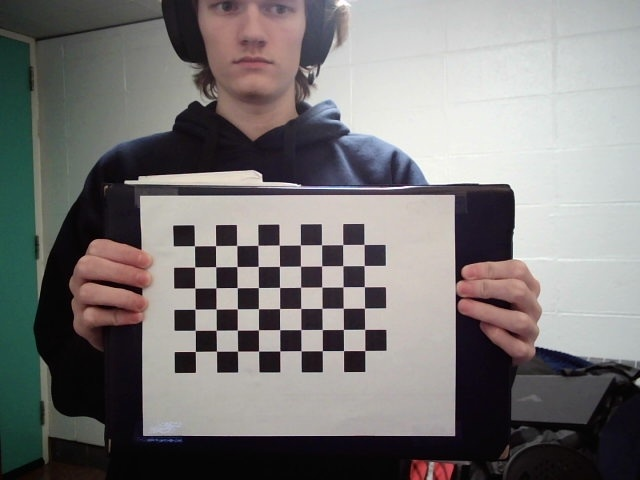
#> input picture ar_detection/camera_calibration/images/cal_image_0.jpg, 640 x 480 px; its folder holds only this picture in this run
$ python process.py
#> lines starting #> are read from the running program, lines starting #| are printed output that depends on the picture; after the words box and inside, x2 and y2 are one past the last pixel; in counts of white or black regions, pixels touching at a corner belong together; long printed decimals are rounded
import numpy as np
import cv2
import glob

cb_width = 9
cb_height = 6
cb_square_size = 18.8

# termination criteria
criteria = (cv2.TERM_CRITERIA_EPS + cv2.TERM_CRITERIA_MAX_ITER, 30, 0.001)

# prepare object points, like (0,0,0), (1,0,0), (2,0,0) ....,(6,5,0)
cb_3D_points = np.zeros((cb_width*cb_height, 3), np.float32)
cb_3D_points[:, :2] = np.mgrid[0:cb_width, 0:cb_height].T.reshape(-1, 2) * cb_square_size

# Arrays to store object points and image points from all the images.
list_cb_3D_points = [] # 3d point in real world space
list_cb_2D_img_points = [] # 2d points in image plane.

list_images = glob.glob('./ar_detection/camera_calibration/images/*.jpg')

for frame_name in list_images:
    img = cv2.imread(frame_name)
#> img is the input picture: shape (480, 640, 3); mean B, G, R 119, 119.7, 122.2
    gray = cv2.cvtColor(img, cv2.COLOR_BGR2GRAY)
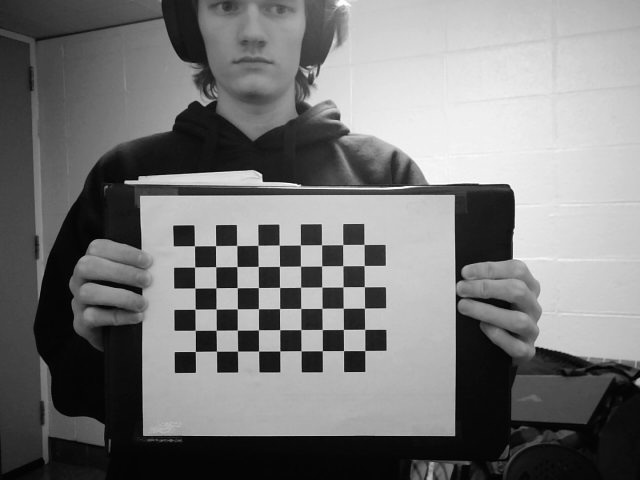
#> gray: shape (480, 640); min 0, max 255, mean 120.3

    # Find the chess board corners
    ret, corners = cv2.findChessboardCorners(gray, (cb_width, cb_height), None)
#> ret = True; corners = 54 rows, first 8: [194.5, 245.8], [215.7, 245.7], [236.7, 245.5], [257.9, 245.2], [279.2, 245.1], [300.3, 245], [321.6, 244.8], [342.8, 244.6]

    # If found, add object points, image points (after refining them)
    if ret == True:
        list_cb_3D_points.append(cb_3D_points)

        corners2 = cv2.cornerSubPix(gray, corners, (11, 11), (-1, -1), criteria)
#> corners2 = 54 rows, first 8: [194.5, 245.8], [215.6, 245.7], [236.7, 245.5], [257.9, 245.3], [279.3, 245.1], [300.4, 244.9], [321.6, 244.7], [342.7, 244.6]
        list_cb_2D_img_points.append(corners2)

        # Draw and display the corners
        cv2.drawChessboardCorners(img, (cb_width, cb_height), corners2, ret)
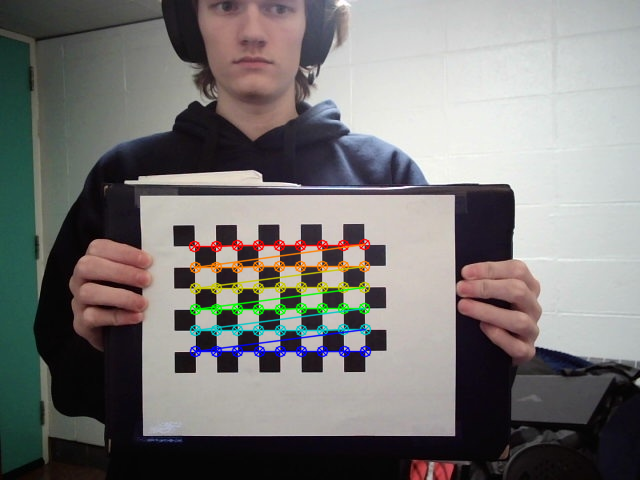
#> img: shape (480, 640, 3); 3.09% of pixels changed, all inside (x1, y1, x2, y2) = (188, 238, 372, 358)
        cv2.imshow('img', img)
        cv2.waitKey(500)
cv2.destroyAllWindows()

ret, mtx, dist, rvecs, tvecs = cv2.calibrateCamera(list_cb_3D_points, list_cb_2D_img_points, gray.shape[::-1], None, None)
#> ret = 0.113; mtx = [[13488.7, 0, 319.5], [0, 13498.5, 239.7], [0, 0, 1]]; dist = [[15.84, 0.00754, -0.0806, 0.141, 1.16e-06]]; rvecs = ([-0.0769, 0.0307, -0.00727],); tvecs = ([-111, 5.45, 11945.3],)

print("Camera matrix :")
print(mtx)
#| [[1.34887417e+04 0.00000000e+00 3.19534887e+02]
#|  [0.00000000e+00 1.34984746e+04 2.39686197e+02]
#|  [0.00000000e+00 0.00000000e+00 1.00000000e+00]]
print("Distortion matrix :")
print(dist)
#| [[ 1.58372932e+01  7.54300936e-03 -8.05879185e-02  1.40815966e-01
#|    1.16253500e-06]]

with open('./ar_detection/camera_calibration/camera_cal.npz', 'wb') as f:
    np.savez(f, mtx=mtx, dist=dist)

$ run again, on ar_detection/camera_calibration/images/cal_image_16.jpg
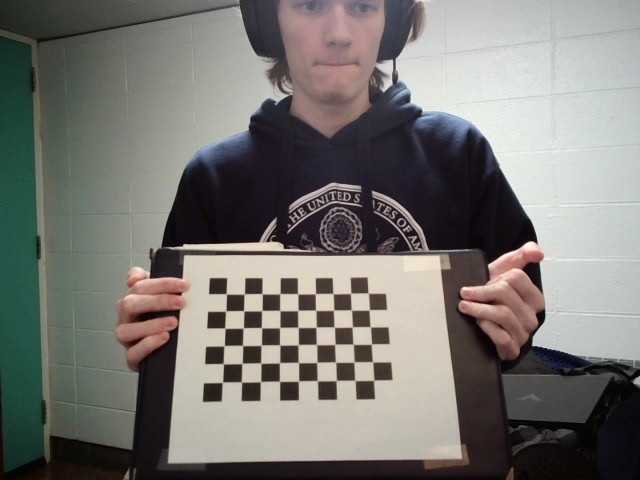
#> input picture ar_detection/camera_calibration/images/cal_image_16.jpg, 640 x 480 px
#> img is the input picture: shape (480, 640, 3); mean B, G, R 114.5, 118.5, 120.3
#> `gray = cv2.cvtColor(img, cv2.COLOR_BGR2GRAY)`:
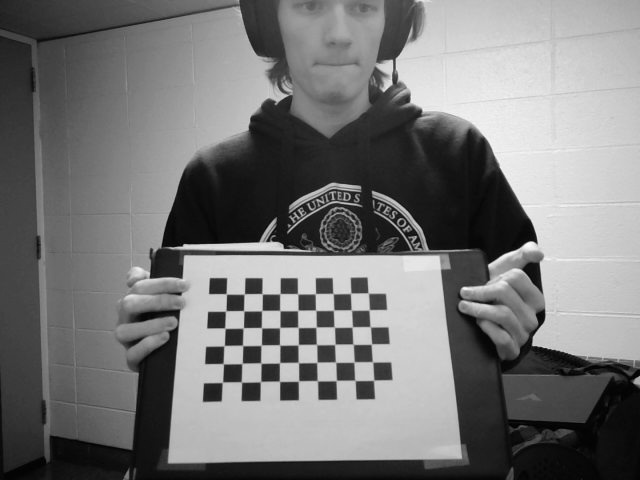
#> gray: shape (480, 640); min 0, max 254, mean 118.6
#> `ret, corners = cv2.findChessboardCorners(gray, (cb_width, cb_height), ..`: ret = True; corners = 54 rows, first 8: [226.3, 293.9], [244.3, 293.9], [262.2, 293.9], [279.8, 293.7], [297.6, 293.8], [315.3, 293.7], [333, 293.5], [350.7, 293.1]
#> corners2 = 54 rows, first 8: [226.4, 293.8], [244.2, 294], [262.1, 293.7], [279.9, 293.8], [297.7, 293.8], [315.4, 293.7], [333.1, 293.6], [350.6, 293.3]
#> `cv2.drawChessboardCorners(img, (cb_width, cb_height), corners2, ret)`:
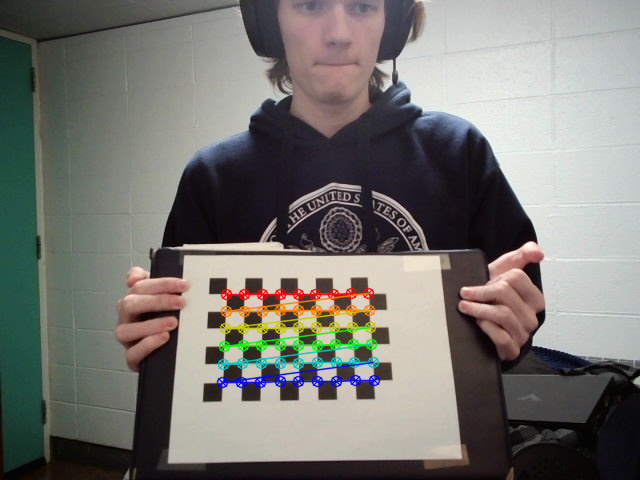
#> img: shape (480, 640, 3); 2.8% of pixels changed, all inside (x1, y1, x2, y2) = (216, 287, 381, 389)
#> `ret, mtx, dist, rvecs, tvecs = cv2.calibrateCamera(list_cb_3D_points, ..`: ret = 0.108; mtx = [[680.9, 0, 339.7], [0, 692.7, 257.6], [0, 0, 1]]; dist = [[-0.112, 6.47, -0.0109, 0.0136, -50.99]]; rvecs = ([-0.479, -0.064, -0.0206],); tvecs = ([-119.6, 38.07, 713.6],)
#| [[680.858   0.         339.660]
#|  [  0.         692.707 257.558]
#|  [  0.           0.           1.        ]]
#| [[-1.12393980e-01  6.46686398e+00 -1.08648867e-02  1.35504742e-02
#|   -5.09898703e+01]]

$ run again, on ar_detection/camera_calibration/images/cal_image_18.jpg
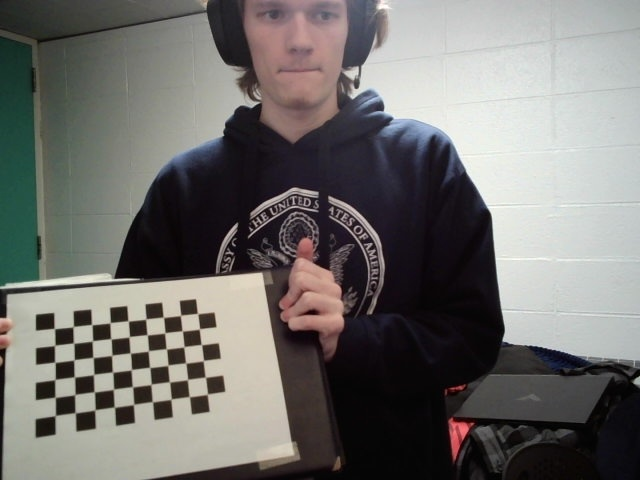
#> input picture ar_detection/camera_calibration/images/cal_image_18.jpg, 640 x 480 px
#> img is the input picture: shape (480, 640, 3); mean B, G, R 108.9, 111.6, 113.2
#> `gray = cv2.cvtColor(img, cv2.COLOR_BGR2GRAY)`:
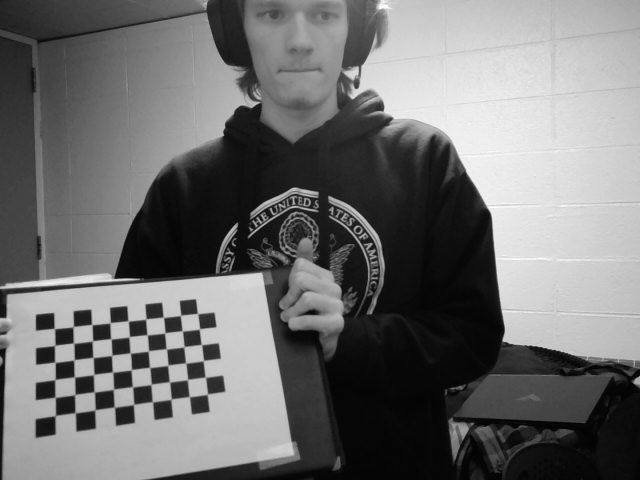
#> gray: shape (480, 640); min 0, max 254, mean 111.8
#> `ret, corners = cv2.findChessboardCorners(gray, (cb_width, cb_height), ..`: ret = True; corners = 54 rows, first 8: [54.36, 328.6], [73.23, 326.6], [91.77, 324.6], [110, 322.8], [128.2, 320.9], [145.8, 318.9], [163.4, 317.3], [180.6, 315.4]
#> corners2 = 54 rows, first 8: [54.41, 328.5], [73.21, 326.7], [91.76, 324.6], [110.1, 322.8], [128.2, 320.9], [145.8, 319.1], [163.4, 317.3], [180.5, 315.4]
#> `cv2.drawChessboardCorners(img, (cb_width, cb_height), corners2, ret)`:
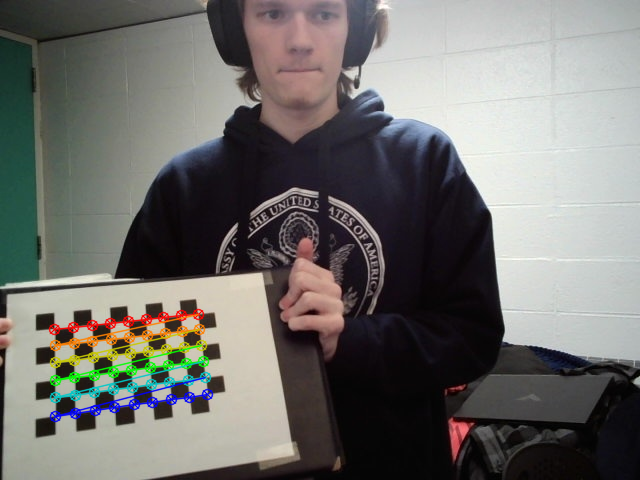
#> img: shape (480, 640, 3); 2.8% of pixels changed, all inside (x1, y1, x2, y2) = (48, 308, 214, 423)
#> `ret, mtx, dist, rvecs, tvecs = cv2.calibrateCamera(list_cb_3D_points, ..`: ret = 0.0993; mtx = [[623.4, 0, 326.9], [0, 590, 234], [0, 0, 1]]; dist = [[-0.0575, 0.361, 0.00221, 0.0158, -0.57]]; rvecs = ([-0.454, -0.26, -0.14],); tvecs = ([-288.2, 104.8, 644.6],)
#| [[623.373   0.         326.880]
#|  [  0.         590.007 233.993]
#|  [  0.           0.           1.        ]]
#| [[-0.0575   0.3608  0.002207  0.01585 -0.5704]]

$ run again, on ar_detection/camera_calibration/images/cal_image_20.jpg
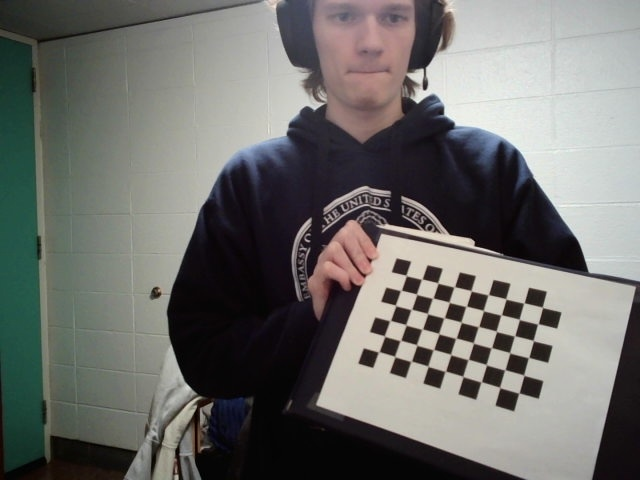
#> input picture ar_detection/camera_calibration/images/cal_image_20.jpg, 640 x 480 px
#> img is the input picture: shape (480, 640, 3); mean B, G, R 107.3, 110.4, 110.3
#> `gray = cv2.cvtColor(img, cv2.COLOR_BGR2GRAY)`:
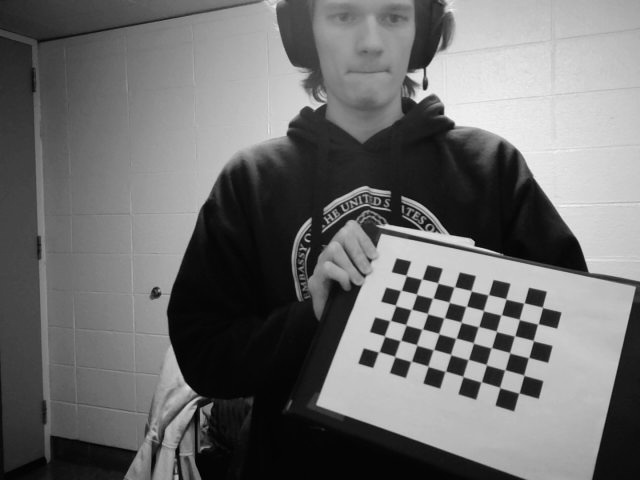
#> gray: shape (480, 640); min 0, max 250, mean 110
#> `ret, corners = cv2.findChessboardCorners(gray, (cb_width, cb_height), ..`: ret = True; corners = 54 rows, first 8: [406, 275.4], [421.7, 279.2], [437.9, 283.1], [454.4, 286.7], [471.2, 290.8], [488.5, 294.6], [506, 299], [523.8, 303.1]
#> corners2 = 54 rows, first 8: [406.1, 275.5], [421.8, 279.1], [437.8, 283], [454.3, 286.8], [471.2, 290.8], [488.2, 294.7], [505.9, 299], [523.9, 302.9]
#> `cv2.drawChessboardCorners(img, (cb_width, cb_height), corners2, ret)`:
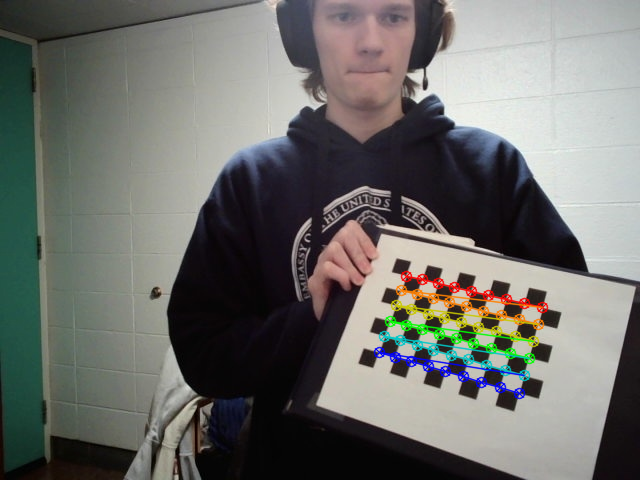
#> img: shape (480, 640, 3); 2.72% of pixels changed, all inside (x1, y1, x2, y2) = (373, 270, 549, 400)
#> `ret, mtx, dist, rvecs, tvecs = cv2.calibrateCamera(list_cb_3D_points, ..`: ret = 0.101; mtx = [[631.9, 0, 277.9], [0, 634.7, 260.4], [0, 0, 1]]; dist = [[-0.11, 1.01, -0.00896, -0.0231, -2.33]]; rvecs = ([-0.412, 0.427, 0.321],); tvecs = ([146.1, 17.47, 707],)
#| [[631.876   0.         277.913]
#|  [  0.         634.666 260.383]
#|  [  0.           0.           1.        ]]
#| [[-0.1097  1.014 -0.00896 -0.02311 -2.327]]

$ run again, on ar_detection/camera_calibration/images/cal_image_10.jpg
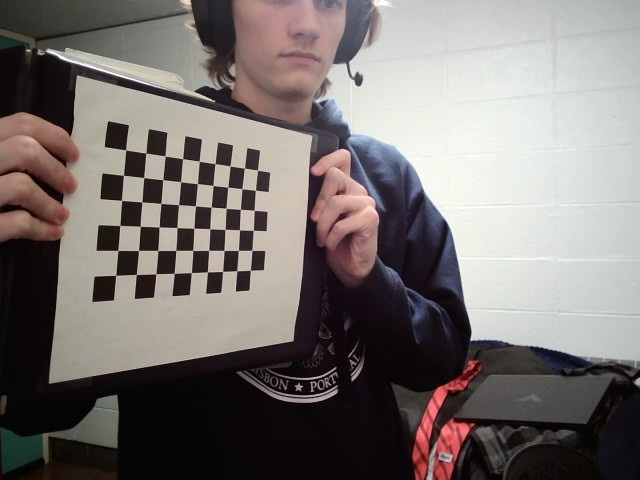
#> input picture ar_detection/camera_calibration/images/cal_image_10.jpg, 640 x 480 px
#> img is the input picture: shape (480, 640, 3); mean B, G, R 112.4, 114.6, 120.9
#> `gray = cv2.cvtColor(img, cv2.COLOR_BGR2GRAY)`:
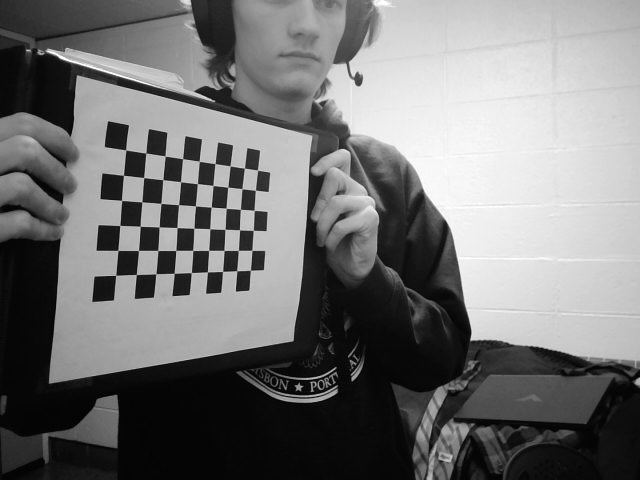
#> gray: shape (480, 640); min 0, max 255, mean 116.2
#> `ret, corners = cv2.findChessboardCorners(gray, (cb_width, cb_height), ..`: ret = True; corners = 54 rows, first 8: [125.7, 149.9], [145.8, 153.1], [165.1, 156.1], [182.6, 158.7], [199.2, 161.3], [215, 163.5], [230.1, 166], [244.5, 168.2]
#> corners2 = 54 rows, first 8: [125.7, 149.9], [145.8, 153.1], [165.1, 156], [182.6, 158.6], [199.2, 161.2], [215, 163.6], [230.1, 165.9], [244.4, 168.2]
#> `cv2.drawChessboardCorners(img, (cb_width, cb_height), corners2, ret)`:
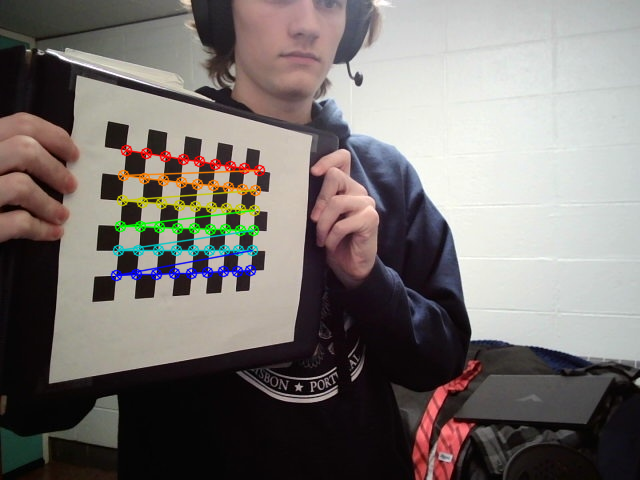
#> img: shape (480, 640, 3); 2.74% of pixels changed, all inside (x1, y1, x2, y2) = (110, 144, 266, 282)
#> `ret, mtx, dist, rvecs, tvecs = cv2.calibrateCamera(list_cb_3D_points, ..`: ret = 0.289; mtx = [[1845.2, 0, 347.9], [0, 773.5, 204], [0, 0, 1]]; dist = [[-2.53, 138.3, -0.0364, 0.0512, -2072.5]]; rvecs = ([-0.0177, -1.34, 0.0628],); tvecs = ([-70.07, -39.9, 565.2],)
#| [[1.84523994e+03 0.00000000e+00 3.47924777e+02]
#|  [0.00000000e+00 7.73493768e+02 2.04015571e+02]
#|  [0.00000000e+00 0.00000000e+00 1.00000000e+00]]
#| [[-2.53026890e+00  1.38280424e+02 -3.64039415e-02  5.12362434e-02
#|   -2.07250143e+03]]
